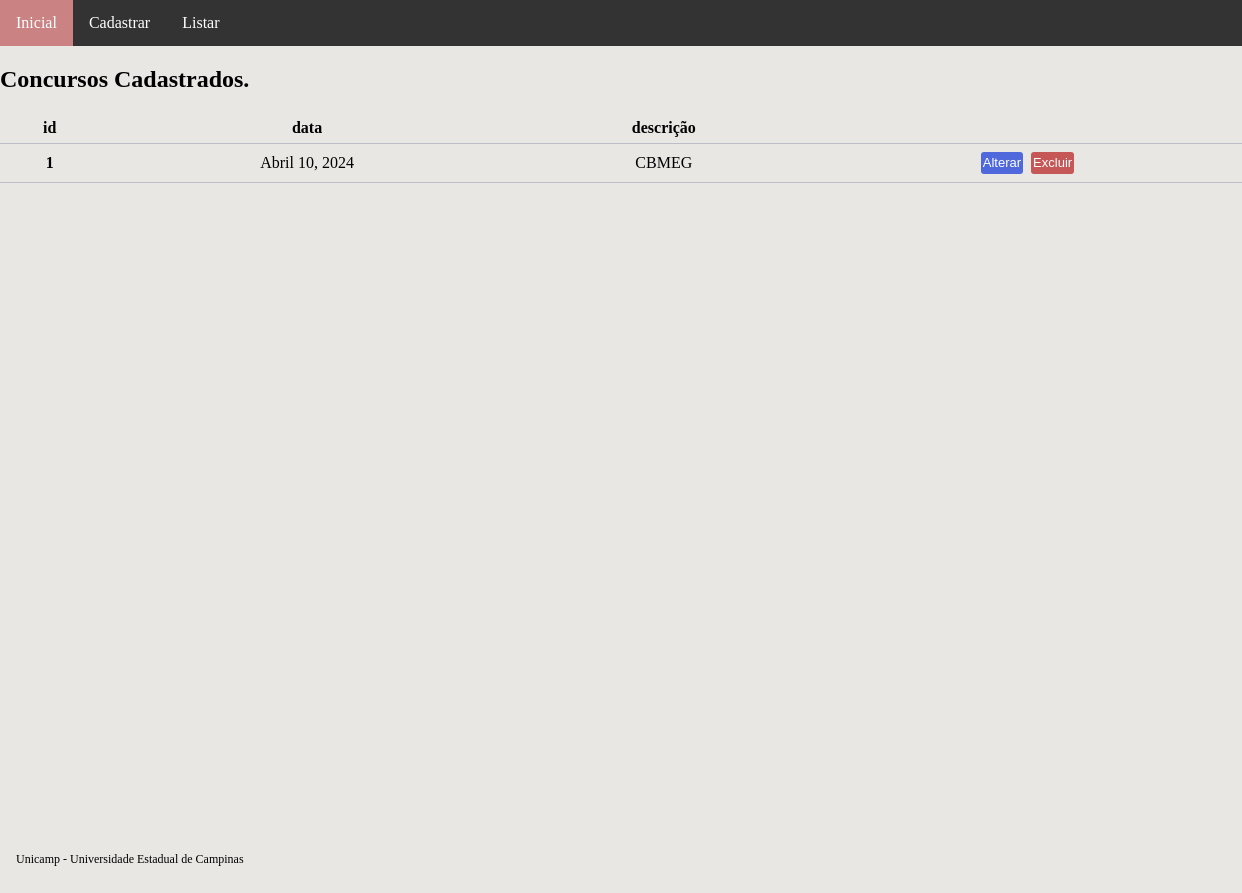
Screenshot of /concurso-list with the database file from the repository.
### main/models.py (models this page shows, shortened)
class Concurso(models.Model):
    id = models.BigAutoField(primary_key=True)
    data = models.DateField(null=False, blank=False)
    descricao = models.CharField(max_length=200, null=False, blank=False)

### main/views.py (the view)
# urls.py: path('concurso-list', CadastroConcursoList.as_view(), name='concurso_list'),
class CadastroConcursoList(ListView):
    template_name = 'concurso_list.html'
    model = Concurso

### main/templates/concurso_list.html (shortened to what this page needs)
{% extends "base.html" %}
{% block conteudo %}
{% if concurso_list %}
<h2>Concursos Cadastrados.</h2>
<table class="tabela">
    <thead>
        <tr>
            <th>id</th>
            <th>data</th>
            <th>descrição</th>
        </tr>
    </thead>
    <tbody>
        {% for n in concurso_list %}
        <tr>
            <th scope="row">{{ n.pk }}</th>
            <td>{{ n.data }}</td>
            <td>{{ n.descricao }}</td>
            <td>
                <a href="{% url 'concurso_update' pk=n.pk %}"><button class="botao_confirmar">Alterar</button></a>
                <a href="{% url 'concurso_delete' pk=n.pk %}"><button class="botao_aviso">Excluir</button></a>
            </td>
        </tr>
        {% endfor %}
    </tbody>
</table>
{% else %}
<h2>Não há concursos cadastrados.</h2>
{% endif %}
{% endblock conteudo %}

### static/css/main.css (style rules this page uses)
body, html { background-color: rgb(233, 231, 228); margin: 0; padding: 0; height: 100%; }
.botao_confirmar { border-style: none; border-radius: 3px; color: #ffffff; background-color: #4f69dd; text-align: center; text-decoration: none; font-family: sans-serif; font-size: 13px; margin: 2px 2px; padding: 2px; height: 22px; width: auto; }
.botao_aviso { border: none; border-radius: 3px; color: #ffffff; background-color: #c55757; text-align: center; text-decoration: none; font-family: sans-serif; font-size: 13px; margin: 2px 2px; padding: 2px; height: 22px; width: auto; }
table { border-collapse: collapse; width: 100%; max-width: 100%; margin: auto; }
tr, th, td { padding: 6px; text-align: center; border-bottom: 1px solid #bebec9; }

### rows the page displays
Concurso: pk "1", data "Abril 10, 2024", descricao "CBMEG"
